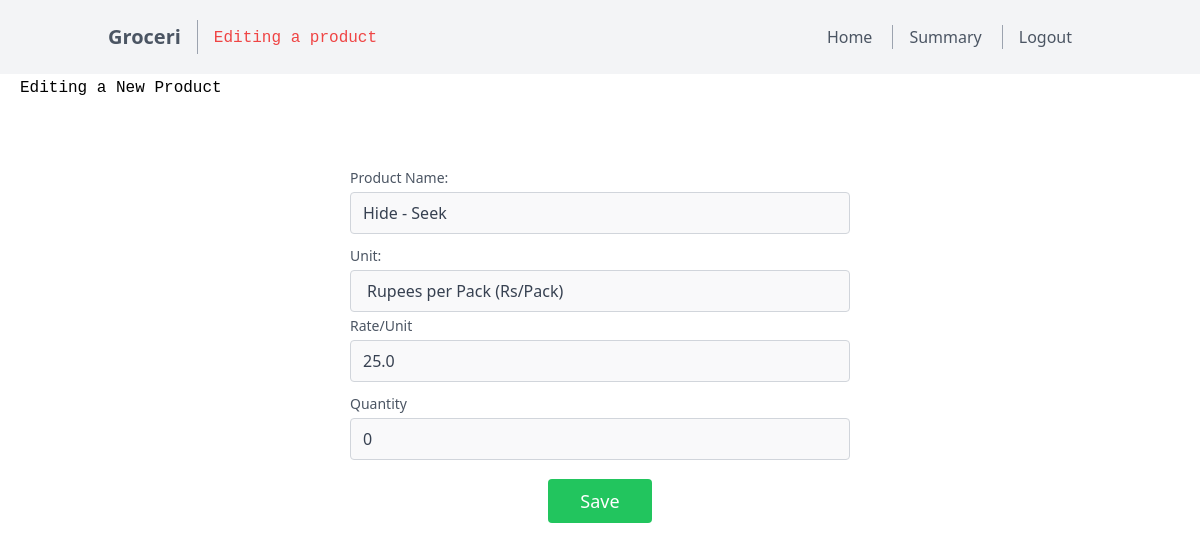
Page /product/9/edit (signed in) on the committed database.
### models.py (models this page shows)
class Product(db.Model):
    __TableName__ = 'product'
    productid = db.Column(db.Integer, primary_key=True, autoincrement=True, nullable=False, unique=True)
    productname = db.Column(db.String(20), nullable=False)
    categoryid = db.Column(db.Integer, db.ForeignKey('category.categoryid'), nullable=False)
    rateperunit = db.Column(db.Float, nullable=False)
    unit= db.Column(db.String(20), nullable=False)
    quantity = db.Column(db.Integer, nullable=False)

### routes.py (the view)
@app.route('/product/<int:productid>/edit')
@auth_required
@manager_required
def edit_product(productid):
    return render_template('product/edit_product.html',product=Product.query.filter_by(productid=productid).first(),nav="edit_product")

### routes.py (called while the page is built)
def auth_required(func):
    @wraps(func)
    def inner(*args, **kwargs):
        if 'user_id' not in session:
            flash('Please login to continue')
            return redirect(url_for('login'))
        return func(*args, **kwargs)
    return inner

def manager_required(func):
    @wraps(func)
    def inner(*args, **kwargs):
        if 'user_id' not in session:
            flash('Please login to continue')
            return redirect(url_for('login'))
        if User.query.filter_by(userid=session['user_id']).first().role!="manager":
            flash('You are not authorized to access this page')
            return redirect(url_for('index'))
        return func(*args, **kwargs)
    return inner

### templates/product/edit_product.html (shortened to what this page needs)
{% extends 'manager_layout.html' %}
{% block content %}
<code style="margin-left:20px;margin-top:15px;">Editing a New Product</code>
<section class="text-gray-600 body-font relative">
    <form action="" method="post" class="mt-5">
    <div class="container px-5 py-15 mx-auto">
      <div class="lg:w-1/2 md:w-2/3 mx-auto">
        <div class="flex flex-wrap -m-2">
          <div class="p-1 w-full">
            <div class="relative">
              <label for="productname" class="leading-7 text-sm text-gray-600">Product Name:</label>
              <input type="text" id="productname" name="productname" value="{{product.productname}}" class="w-full bg-gray-100 bg-opacity-50 rounded border border-gray-300 focus:border-indigo-500 focus:bg-white focus:ring-2 focus:ring-indigo-200 text-base outline-none text-gray-700 py-1 px-3 leading-8 transition-colors duration-200 ease-in-out" required autofocus>
            </div>
          </div>
          <div class="p-1 w-full">
            <div class="relative">
              <label for="productunit" class="leading-7 text-sm text-gray-600">Unit:</label>
              <select id="productunit" name="productunit" class="w-full bg-gray-100 bg-opacity-50 rounded border border-gray-300 focus:border-indigo-500 focus:bg-white focus:ring-2 focus:ring-indigo-200 text-base outline-none text-gray-700 py-2 px-4 appearance-none leading-6 transition-colors duration-200 ease-in-out" required>
                <option value="rs/pack"{%if product.unit == "rs/pack"%}selected{%endif%}>Rupees per Pack (Rs/Pack)</option>
              </select>
            </div>
          </div>
        </div>
          <div class="flex flex-wrap -m-2">
            <div class="p-1 w-full">
              <div class="relative">
                <label for="rateperunit" class="leading-7 text-sm text-gray-600">Rate/Unit</label>
                <input type="number" id="rateperunit" name="rateperunit" value={{product.rateperunit}} class="w-full bg-gray-100 bg-opacity-50 rounded border border-gray-300 focus:border-indigo-500 focus:bg-white focus:ring-2 focus:ring-indigo-200 text-base outline-none text-gray-700 py-1 px-3 leading-8 transition-colors duration-200 ease-in-out" required>
              </div>
            </div>
            <div class="p-1 w-full">
              <div class="relative">
                <label for="productquantity" class="leading-7 text-sm text-gray-600">Quantity</label>
                <input type="number" id="productquantity" name="productquantity" value={{product.quantity}} class="w-full bg-gray-100 bg-opacity-50 rounded border border-gray-300 focus:border-indigo-500 focus:bg-white focus:ring-2 focus:ring-indigo-200 text-base outline-none text-gray-700 py-1 px-3 leading-8 transition-colors duration-200 ease-in-out" required>
              </div>
            </div>
            </div>
                  </div>
          <div class="p-2 w-full" style="margin-top:15px;">
            <input type="submit" class="flex mx-auto text-white bg-green-500 border-0 py-2 px-8 focus:outline-none hover:bg-green-600 rounded text-lg" value="Save" />
          </div>
        </div>
    </form>
  </section>
{% endblock %}

### templates/product/edit_product.html (style rules this page uses)
form { display: flex; flex-direction: column; align-items: center; }
input { margin-top: 5px; align-items: center; flex-direction: column; }

### rows in the picture
Product: productname "Hide - Seek", productunit "Rupees per Pack (Rs/Pack)", rateperunit "25.0", productquantity "0"
